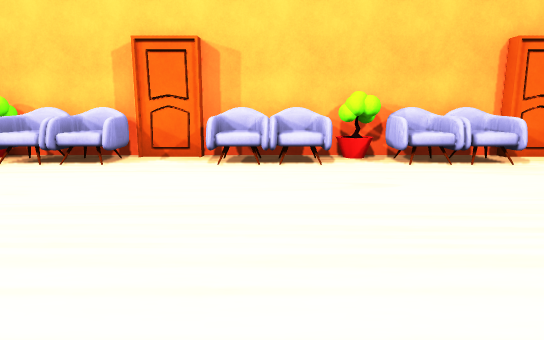
[1] (above)

15 first-person views from a walk through a scene from a Unity 3-D project. The camera is 1.2 m above the floor, tilts 10° down and sees 75° across. The floor is counted in squares, 1 m on a side. Each view is taken from the middle of a square. On the plan, view 1 faces up. The plan holds only what a view shows up to about 14 squares ahead; the rest is blank. The place goes on beyond the plan. Some animated figures are left out. Some surface patterns are stand-ins.

[2]
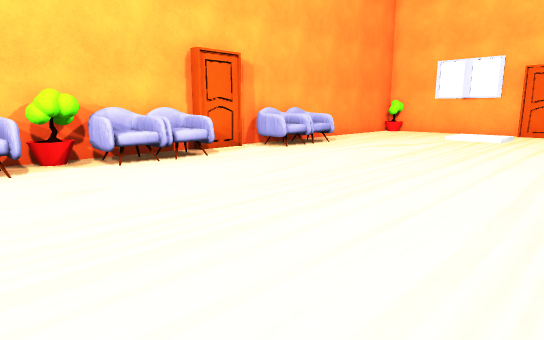

[3]
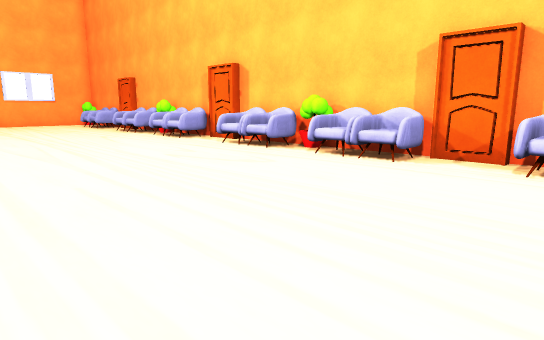

[4]
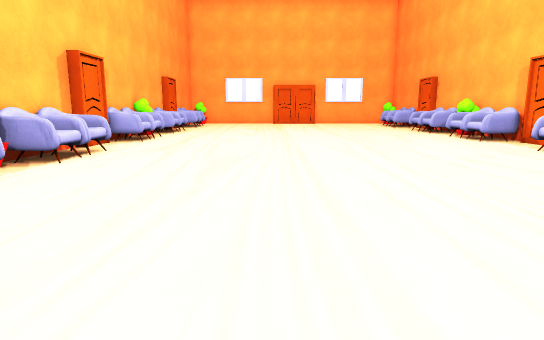

[5]
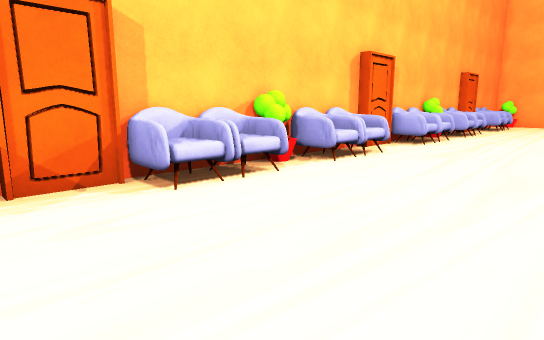

[6]
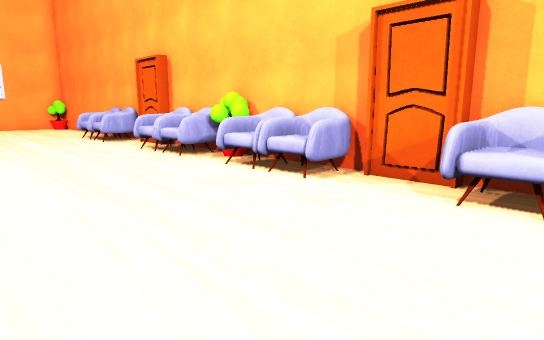

[7]
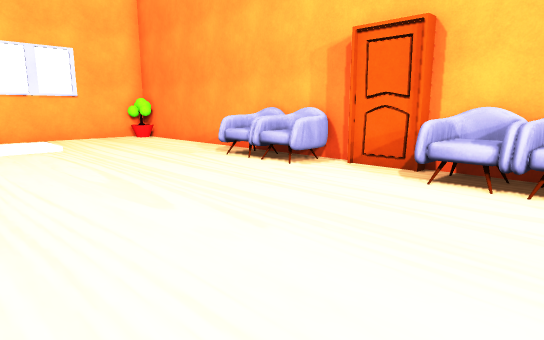

[8]
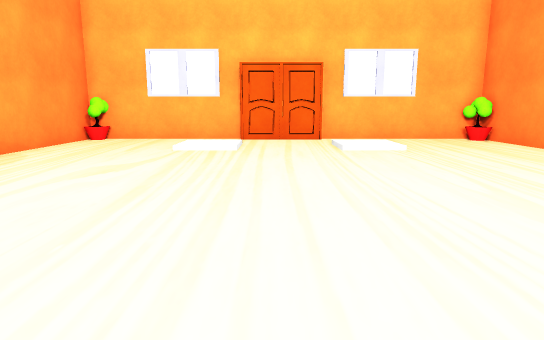

[9]
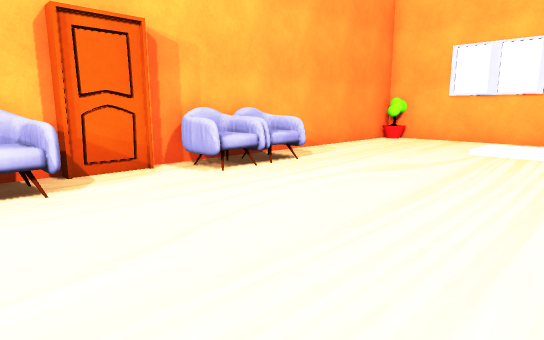

[10]
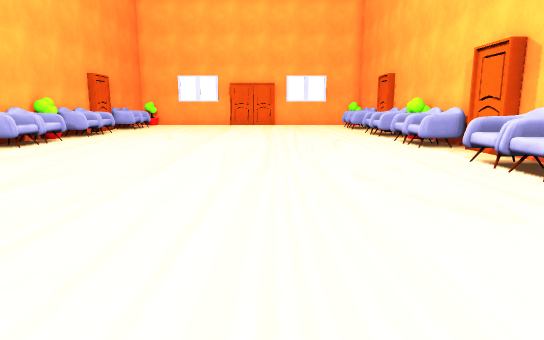

[11]
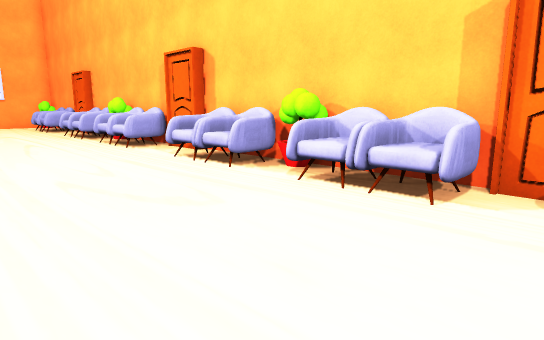

[12]
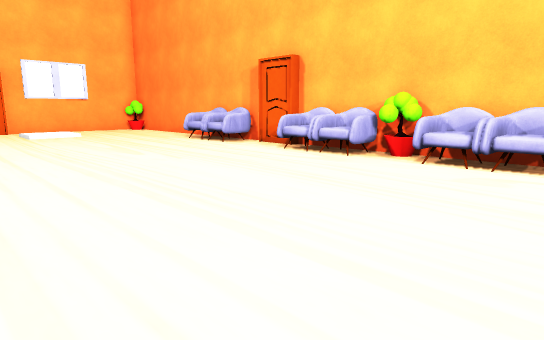

[13]
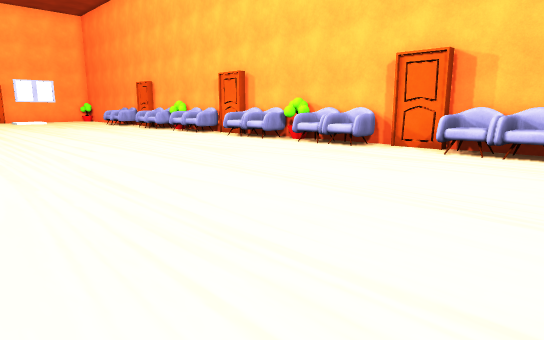

[14]
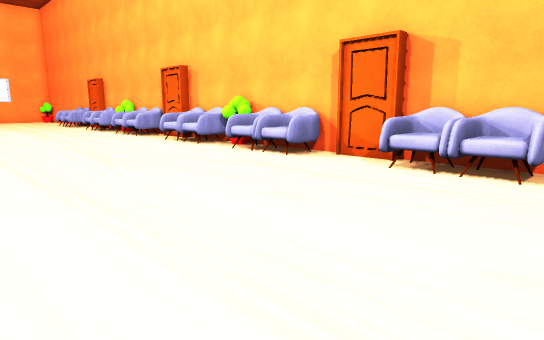

[15]
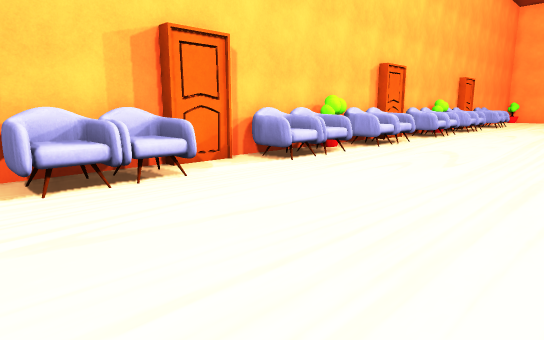

### Floor plan
Points are (right, up) in squares from view 1. A wall is a line through its corners. A room is listed if a view was taken in it or the views show most of it. See-through windows are left out.
Room 1 (views 1, 2, 3, 4, 5, 6, 7, 8, 9, 10, 11, 12, 13, 14, 15)
walls: (-1.6, -6) (5.9, -6); (-3.4, -5.7) (-1.6, -5.7); (-1.6, 8.7) (-3.4, 8.7); (-3.1, 9) (-10.9, 9); (5.6, -5.7) (7.4, -5.7); (-6.6, -6) (-3.2, -6); (5.9, 9) (-1.8, 9); (7.5, -6) (17.8, -6) (17.8, 0.1); (7.4, 8.7) (5.6, 8.7); (-10.9, -6) (-8.4, -6); (-10.6, 8.7) (-12.4, 8.7); (-12.4, -5.7) (-10.6, -5.7); (-12.2, 9) (-15.5, 9); (-15.5, -6) (-12.2, -6); (17.5, 0) (17.5, 3.2); (17.8, 3.1) (17.8, 9) (7.4, 9)
objects: other object (-16, -6) to (-16, -5); other object (-16, 8) to (-16, 9); other object (-15, -5) to (-14, -5); other object (-15, 7) to (-14, 8); other object (-13, -6) to (-13, -5); other object (-13, 7) to (-13, 8); other object (-10, -5) to (-9, -5); other object (-10, 7) to (-9, 8); other object (-8, -6) to (-8, -5); other object (-8, 7) to (-7, 8); other object (-7, -6); other object (-7, 9); other object (-6, -5) to (-5, -5); other object (-6, 7) to (-5, 8); other object (-4, -6) to (-3, -5); other object (-4, 7) to (-4, 8); other object (-1, -5) to (0, -5); other object (-1, 7) to (0, 8); other object (1, -5); other object (1, 7) to (1, 8); other object (2, -6) to (2, -5); other object (2, 8) to (2, 9); other object (3, -5) to (4, -5); other object (3, 7) to (4, 8); other object (5, -5); other object (5, 7) to (5, 8); other object (8, -5) to (9, -5); other object (8, 7) to (9, 8); other object (10, -6) to (10, -5); other object (10, 7) to (10, 8); other object (17, -6)

Where each view was taken, in squares from view 1:
view 1: 0 up, 0 right, facing up
view 2: 0 up, 0 right, facing up-right
view 3: 0 up, 0 right, facing up-left
view 4: 0 up, 0 right, facing left
view 5: 0 up, 1 left, facing down-left
view 6: 0 up, 5 left, facing down-right
view 7: 1 up, 3 right, facing down-right
view 8: 2 up, 4 right, facing right
view 9: 2 up, 4 right, facing up-right
view 10: 3 up, 2 left, facing left
view 11: 3 up, 2 left, facing up-left
view 12: 3 up, 2 left, facing down-right
view 13: 5 up, 16 left, facing down-right
view 14: 2 up, 16 left, facing down-right
view 15: 2 up, 16 left, facing up-right
